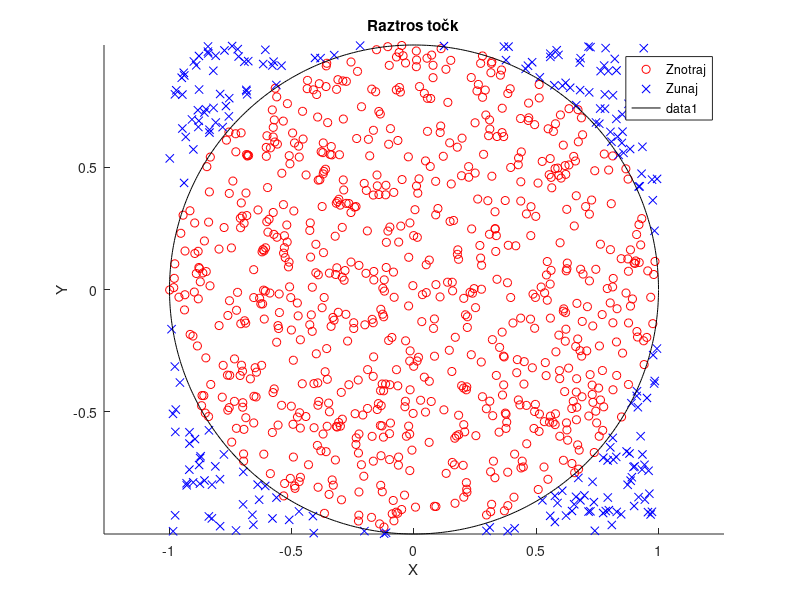

MATLAB code to generate this figure:
radij = 1; % Radij kroga
stevilo_tock = 1000; % Število naključnih točk

% Generiranje naključnih točk znotraj kvadrata
x_kvadrat = 2 * radij * (rand(1, stevilo_tock) - 0.5);
y_kvadrat = 2 * radij * (rand(1, stevilo_tock) - 0.5);

% Preverjanje, ali so točke znotraj kroga
razdalja_kvadrat = x_kvadrat.^2 + y_kvadrat.^2;

% Izračun približne vrednosti π
priblizna_pi = 4 * sum(razdalja_kvadrat <= radij^2) / stevilo_tock;

% Povprečje približka za π
povprecje_pi = mean(priblizna_pi);

% Narišemo točke znotraj kroga v rdeči barvi z oznako "o"
scatter(x_kvadrat(razdalja_kvadrat <= radij^2), y_kvadrat(razdalja_kvadrat <= radij^2), 'r', 'o');

% Narišemo točke zunaj kroga v modri barvi z oznako "x"
hold on;
scatter(x_kvadrat(razdalja_kvadrat > radij^2), y_kvadrat(razdalja_kvadrat > radij^2), 'b', 'x');

% Narišemo krog
theta = 0:0.01:2*pi;
kroznica_x = radij * cos(theta);
kroznica_y = radij * sin(theta);
xlabel('X');
ylabel('Y');
legend('Znotraj', 'Zunaj', 'Krožnica');
plot(kroznica_x, kroznica_y, 'k');

% Nastavitve grafa
axis equal; % Ohranimo razmerje enakih razdalj na obeh oseh
% Odstranimo ime grafa (naslov)
title('Raztros točk');


% Izpišemo povprečje približka za π
disp(['Povprečna vrednost π: ' num2str(povprecje_pi)]);
fprintf('Napaka: %f\n', abs(priblizna_pi-pi));
